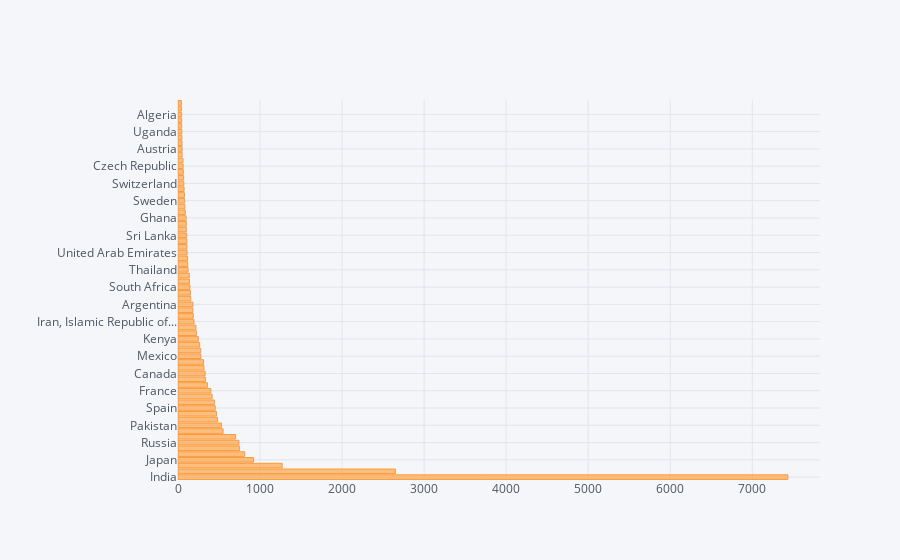

The notebook cell this image was saved under:
### Markdown cell above
<div>
<p style="padding: 10px;
           color:blue;font-size:300%;">
Objective 4:
<\p>
<p style="padding: 10px;
           color:blue;font-size:150%;">
To show the nationality distribution of the participant in the survey
<\p>
<\div>

### Code cell
#import plotly.plotly as plt --deprecated
import plotly.graph_objs as gob
import cufflinks as cf
from plotly.offline import download_plotlyjs,init_notebook_mode, plot, iplot

#data = plotdata.reset_index(drop=True)
init_notebook_mode(connected = True)
cf.go_offline()
cols = ['Country']
#Convert value counts to data_setA
user_count =pd.DataFrame(data_setA[cols].value_counts())
df_usercount = user_count.reset_index()
df_usercount.columns = ['Country', 'User_count']


print(df_usercount)
df_usercount.iplot(kind ='barh', x='Country', y='User_count')

### Figure 1 — Plotly figure (JSON) as saved in the notebook; plotly's stock layout.template omitted (floating-point values rounded to 4 significant figures)
{"data": [{"marker": {"color": "rgba(255, 153, 51, 0.6)", "line": {"color": "rgba(255, 153, 51, 1.0)", "width": 1}}, "name": "User_count", "orientation": "h", "text": "", "type": "bar", "x": [7434, 2650, 1270, 921, 814, 751, 742, 702, 550, 530, 482, 470, 454, 444, 416, 401, 359, 334, 331, 317, 311, 279, 277, 264, 248, 225, 219, 195, 186, 182, 182, 156, 153, 146, 140, 138, 123, 119, 117, 111, 109, 108, 106, 102, 102, 99, 89, 84, 81, 79, 75, 71, 69, 65, 63, 61, 51, 51, 50, 48, 47, 45, 45, 44, 43, 43], "y": ["India", "United States of America", "Other", "Japan", "China", "Brazil", "Russia", "Nigeria", "United Kingdom of Great Britain and Northern Ireland", "Pakistan", "Egypt", "Germany", "Spain", "Indonesia", "Turkey", "France", "South Korea", "Taiwan", "Canada", "Bangladesh", "Italy", "Mexico", "Viet Nam", "Australia", "Kenya", "Colombia", "Poland", "Iran, Islamic Republic of...", "Ukraine", "Singapore", "Argentina", "Malaysia", "Netherlands", "South Africa", "Morocco", "Israel", "Thailand", "Portugal", "Peru", "United Arab Emirates", "Tunisia", "Philippines", "Sri Lanka", "Chile", "Greece", "Ghana", "Saudi Arabia", "Ireland", "Sweden", "Hong Kong (S.A.R.)", "Nepal", "Switzerland", "I do not wish to disclose my location", "Belgium", "Czech Republic", "Romania", "Belarus", "Austria", "Ecuador", "Denmark", "Uganda", "Norway", "Kazakhstan", "Algeria", "Iraq", "Ethiopia"]}], "layout": {"legend": {"bgcolor": "#F5F6F9", "font": {"color": "#4D5663"}}, "paper_bgcolor": "#F5F6F9", "plot_bgcolor": "#F5F6F9", "title": {"font": {"color": "#4D5663"}}, "xaxis": {"gridcolor": "#E1E5ED", "showgrid": true, "tickfont": {"color": "#4D5663"}, "title": {"font": {"color": "#4D5663"}, "text": ""}, "zerolinecolor": "#E1E5ED"}, "yaxis": {"gridcolor": "#E1E5ED", "showgrid": true, "tickfont": {"color": "#4D5663"}, "title": {"font": {"color": "#4D5663"}, "text": ""}, "zerolinecolor": "#E1E5ED"}}}
